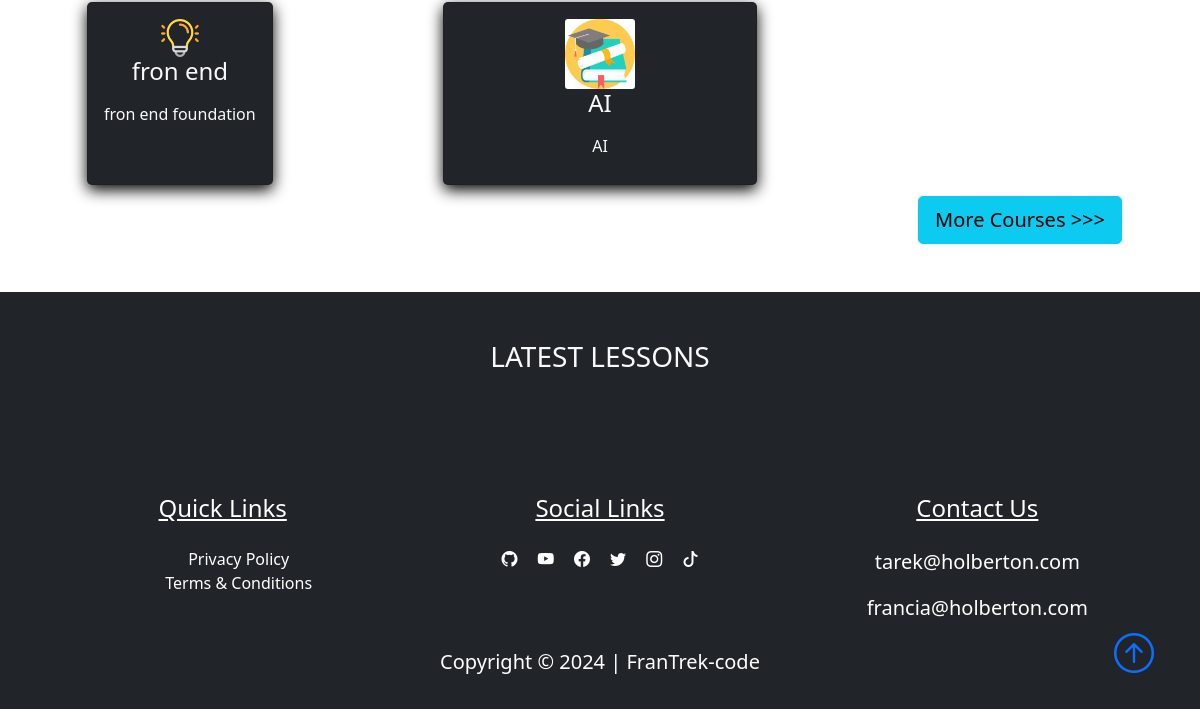
Page /home (lower part) on the earlier database version.
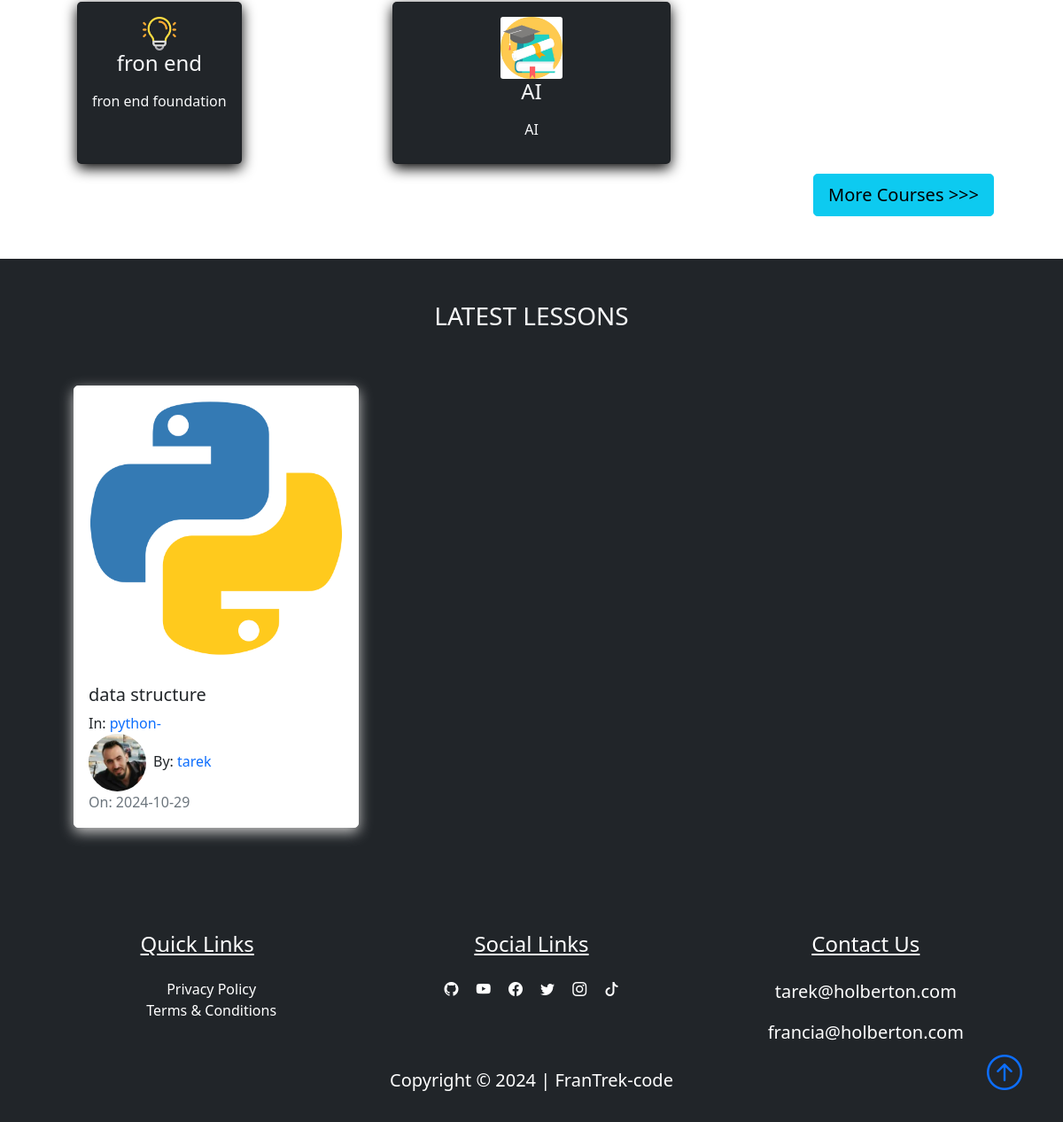
Same page on the later database version.
### FranTrek/models.py (models this page shows, shortened)
class Course(db.Model):
    id = db.Column(db.Integer, primary_key=True)
    title = db.Column(db.String(50), unique=True, nullable=False)
    description = db.Column(db.String(150), nullable=False)
    icon = db.Column(db.String(20), nullable=False, default="default_icon.jpg")
    lessons = db.relationship("Lesson", backref="course_name", lazy=True)

class Lesson(db.Model):
    id = db.Column(db.Integer, primary_key=True)
    title = db.Column(db.String(100), nullable=False)
    date_posted = db.Column(db.DateTime, nullable=False, default=datetime.utcnow)
    content = db.Column(db.Text, nullable=False)
    thumbnail = db.Column(
        db.String(20), nullable=False, default="default_thumbnail.jpg"
    )
    slug = db.Column(db.String(32), nullable=False)
    user_id = db.Column(db.Integer, db.ForeignKey("user.id"), nullable=False)
    course_id = db.Column(db.Integer, db.ForeignKey("course.id"), nullable=False)

class User(db.Model, UserMixin):
    id = db.Column(db.Integer, primary_key=True)
    fname = db.Column(db.String(25), nullable=False)
    lname = db.Column(db.String(25), nullable=False)
    username = db.Column(db.String(25), unique=True, nullable=False)
    email = db.Column(db.String(125), unique=True, nullable=False)
    image_file = db.Column(db.String(20), nullable=False, default="default.png")
    bio = db.Column(db.Text, nullable=True)
    password = db.Column(db.String(60), nullable=False)
    lessons = db.relationship("Lesson", backref="author", lazy=True)

### FranTrek/main/routes.py (the view)
@main.route("/")
@main.route("/home")
def home():
    lessons = Lesson.query.order_by(Lesson.date_posted.desc()).paginate(
        page=1, per_page=6
    )
    courses = Course.query.paginate(page=1, per_page=6)
    return render_template("home.html", lessons=lessons, courses=courses)

### FranTrek/templates/home.html (shortened to what this page needs)
{% extends "layout.html"%}
{% block content%}
<section class="bg-ligh">
    <div class="container p-5">
        <div class="row">
            {% for course in courses.items %}
            <div class="col-sm-12 col-md-6 col-lg-4 p-3 d-flex align-items-stretch">
                <a href="{{url_for('courses.course', course_title=course.title)}}" class="text-decoration-none">
                    <div class="card bg-dark text-light h-100">
                        <div class="card-body text-center">
                            <img src="{{url_for('static', filename='course_icons/'+course.icon)}}" alt=""
                                class="card-img w-25">
                            <h4 class="card-title mb-3">
                                {{course.title}}
                            </h4>
                            <p class="card-text">{{course.description}}</p>
                        </div>
                    </div>
                </a>
            </div>
            {% endfor %}
        </div>
        <div class="" style="display: flex; justify-content: flex-end">
            <a href="{{ url_for('courses.courses')}}" class="btn btn-info btn-lg"> More Courses &gt&gt&gt</a>
        </div>
    </div>
</section>
<section class="bg-dark">
    <div class="container p-5">
        <div class="row mb-5 ">
            <div class="col">
                <h3 class="text-uppercase text-center text-light">latest lessons</h3>
            </div>
        </div>
        <div class="row">
            {% for lesson in lessons.items %}
            <div class="col-sm-12 col-md-6 col-lg-4 pb-5 d-flex align-items-stretch">
                <div class="card lesson">
                    <img src="{{url_for('static', filename='lesson_thumbnails/'+lesson.thumbnail)}}" class="card-img">
                    <div class="card-body d-flex flex-column">
                        <h5 class="card-title">
                            <a class="text-decoration-none text-dark"
                                href="{{url_for('lessons.lesson', lesson_slug=lesson.slug, course=lesson.course_name.title)}}">{{lesson.title}}</a>
                        </h5>
                        <p class="card-text mb-0">In:
                            <a class="text-decoration-none"
                                href="{{ url_for('courses.course', course_title=lesson.course_name.title)}}">{{lesson.course_name.title}}</a>
                        </p>
                        <span><img class="article-img rounded-circle"
                                src="{{url_for('static', filename='user_pics/'+lesson.author.image_file)}}" alt="">By:
                            <a href="{{ url_for('users.author', username=lesson.author.username)}}"
                                class="link">{{lesson.author.username}}</a></span>
                        <span class="text-muted">On: {{lesson.date_posted.strftime('%Y-%m-%d')}}</span>
                    </div>
                </div>
            </div>
            {% endfor %}
        </div>
    </div>
</section>
{% endblock content%}

Differences in the rows shown:
added Lesson: thumbnail (picture), title "data structure", course_name "python-", image_file (picture), author.username "tarek", date_posted "2024-10-29"
